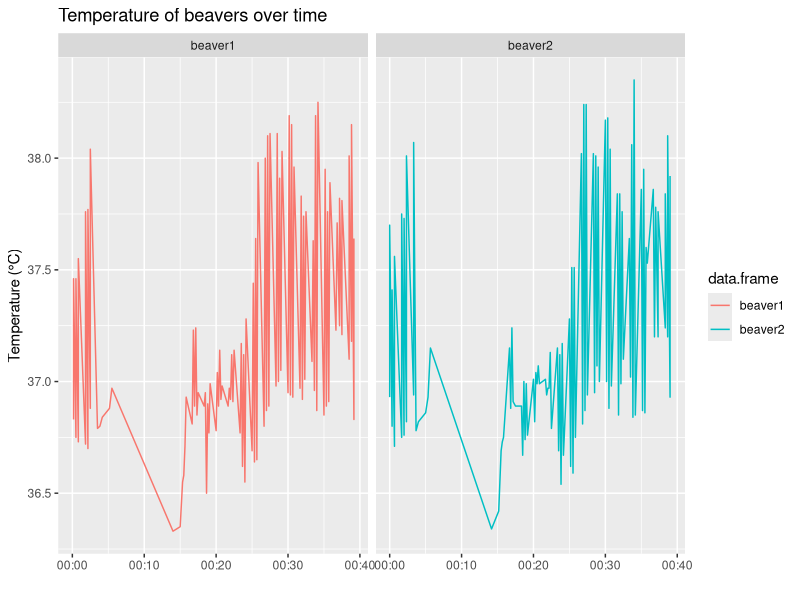

R code for this plot:
## ---- chunk 1
library(tidyverse)
beaver1$time<-as.POSIXct(beaver1$time)
beaver2$time<-as.POSIXct(beaver2$time)
df<-{data.frame(X=c(beaver1$time,beaver2$time),
                Y=c(beaver1$temp,beaver2$temp),
                data.frame=c("beaver1","beaver2"))}
ggplot(df,aes(x=X,y=Y,group=data.frame,color=data.frame))+
  geom_line()+
  labs(title="Temperature of beavers over time",x="",y="Temperature (°C)")+
  facet_wrap(vars(data.frame))
## ---- chunk 2
c(EUR=1,datasets::euro)
## ---- chunk 3
convert.all<-function(kolicina,valuta="EUR") {
  tecaj<-c(EUR=1,datasets::euro)
  vsota1<-as.numeric(sum(kolicina/tecaj[names(kolicina)],na.rm=T))
  if (valuta %in% names(tecaj)) {
    return(as.numeric(vsota1*tecaj[valuta]))
  } else {
    return(0)
  }
}
## ---- chunk 4
convert.all(c(EUR=6.5))
## ---- chunk 5
convert.all(c(EUR=3,ATS=2))
## ---- chunk 6
convert.all(c(EUR=3,EUR=2))
## ---- chunk 7
convert.all(c(EUR=3,DEM=2,SIT=10000))
## ---- chunk 8
convert.all(c(EUR=3,DEM=2,SIT=10000),"EUR")
## ---- chunk 9
convert.all(c(EUR=3,DEM=2,SIT=10000),"ESP")
## ---- chunk 10
convert.all(c(EUR=3,DEM=2,LIRA=100),"SIT")
